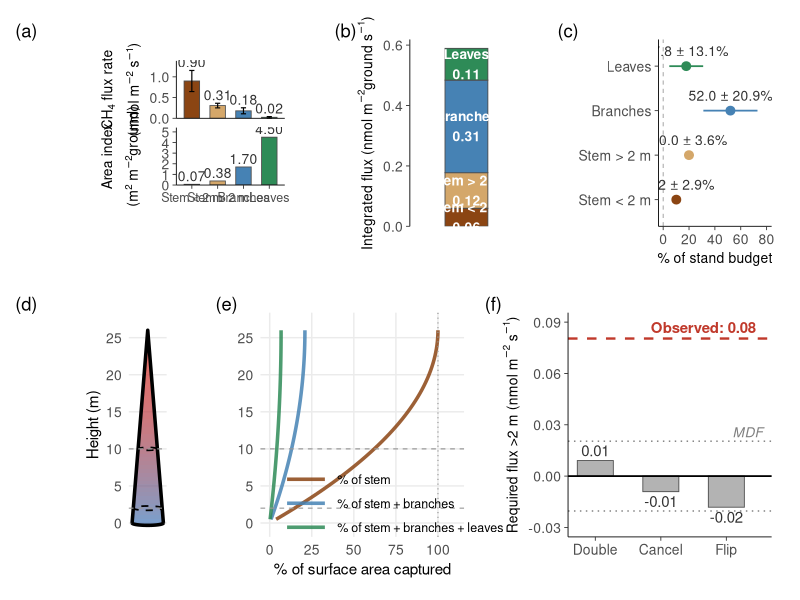
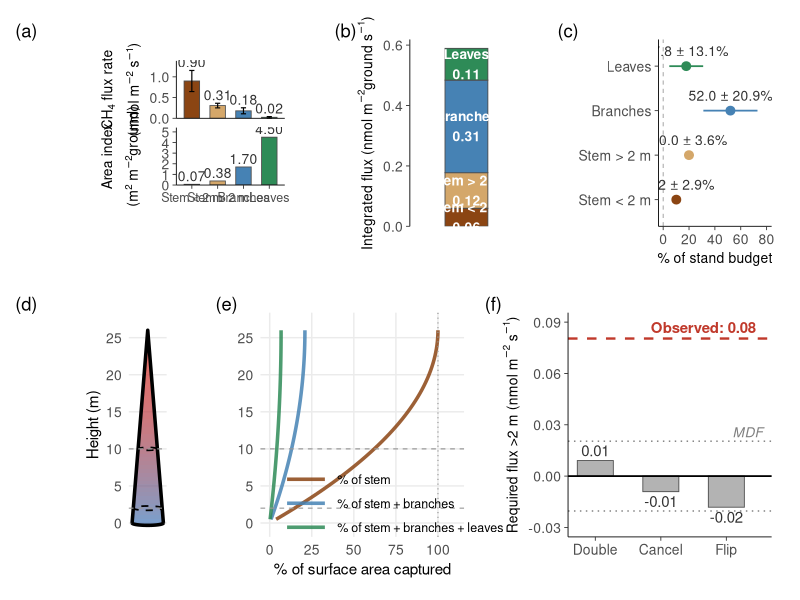

These charts were generated, in order, by the following R code:
#!/usr/bin/env Rscript
# =============================================================================
# figure_truncation_combined.R
#
# Combined figure: sensitivity/budget row on top, truncation/breakeven on bottom.
#
# ROW 1 (a-d):
#   (a) Per-tissue CH4 flux rates with SE
#   (b) Surface area indices
#   (c) Integrated stand-level budget (stacked bar, flux rates)
#   (d) Dot-and-whisker (% of stand budget +/- SE)
#
# ROW 2 (e-g):
#   (e) 3-D cone schematic
#   (f) Capture-fraction curves
#   (g) Break-even thresholds vs observed, with MDF dotted lines
#
# Output: figure_truncation_combined.pdf/.png
# =============================================================================

library(ggplot2)
library(dplyr)
library(patchwork)

# =============================================================================
# 1. TREE GEOMETRY
# =============================================================================

tree_height      <- 26      # m
dbh              <- 0.40    # m (40 cm)
dbh_height       <- 1.37    # m
base_radius      <- dbh / 2
height_above_dbh <- tree_height - dbh_height

# Whittaker & Woodwell surface area indices
stem_bark_index   <- 0.45   # m2 stem bark / m2 ground
branch_bark_index <- 1.70   # m2 branch bark / m2 ground
leaf_area_index   <- 4.5    # m2 leaf / m2 ground

radius_at <- function(h) {
  pmax(0, base_radius * (tree_height - h) / height_above_dbh)
}

cone_lateral_area <- function(h1, h2) {
  r1 <- radius_at(h1)
  r2 <- radius_at(h2)
  slant <- sqrt((h2 - h1)^2 + (r1 - r2)^2)
  pi * (r1 + r2) * slant
}

total_stem_area   <- cone_lateral_area(0, tree_height)
ground_area       <- total_stem_area / stem_bark_index
total_branch_area <- ground_area * branch_bark_index
total_leaf_area   <- ground_area * leaf_area_index

capture_at <- function(h) {
  stem_below <- cone_lateral_area(0, h)
  c(stem       = 100 * stem_below / total_stem_area,
    stem_br    = 100 * stem_below / (total_stem_area + total_branch_area),
    stem_br_lf = 100 * stem_below / (total_stem_area + total_branch_area +
                                      total_leaf_area))
}

# Cone-based split of stem into <2m / >=2m
total_cone_area <- cone_lateral_area(0, tree_height)
cone_below_2m   <- cone_lateral_area(0, 2)
frac_stem_lt2   <- cone_below_2m / total_cone_area

A_stem_lt2  <- stem_bark_index * frac_stem_lt2
A_stem_ge2  <- stem_bark_index * (1 - frac_stem_lt2)
A_branch    <- branch_bark_index
A_leaf      <- leaf_area_index
A_gt2_total <- A_stem_ge2 + A_branch + A_leaf
A_total     <- A_stem_lt2 + A_gt2_total

# =============================================================================
# 2. EMPIRICAL FLUX DATA
# =============================================================================

dat <- read.csv(file.path("data processing", "goFlux_reprocessing",
                           "results", "canopy_flux_goFlux_compiled_with_mdf.csv"),
                stringsAsFactors = FALSE)

dat <- dat %>%
  filter(!(Species == "bg" & Tree_Tag == 3)) %>%
  mutate(Component = ifelse(Type == "leaf (shaded)", "leaf", Type)) %>%
  filter(!is.na(CH4_best.flux), !is.na(Height_m))

# Per-tissue flux summaries
stem_lt2_dat <- dat %>% filter(Component == "stem", Height_m < 2)
stem_ge2_dat <- dat %>% filter(Component == "stem", Height_m >= 2)
branch_dat   <- dat %>% filter(Component == "branch")
leaf_dat     <- dat %>% filter(Component == "leaf")

F_stem_lt2 <- mean(stem_lt2_dat$CH4_best.flux, na.rm = TRUE)
F_stem_ge2 <- mean(stem_ge2_dat$CH4_best.flux, na.rm = TRUE)
F_branch   <- mean(branch_dat$CH4_best.flux, na.rm = TRUE)
F_leaf     <- mean(leaf_dat$CH4_best.flux, na.rm = TRUE)

# SE of the mean = SD / sqrt(n)
SE_stem_lt2 <- sd(stem_lt2_dat$CH4_best.flux, na.rm = TRUE) / sqrt(nrow(stem_lt2_dat))
SE_stem_ge2 <- sd(stem_ge2_dat$CH4_best.flux, na.rm = TRUE) / sqrt(nrow(stem_ge2_dat))
SE_branch   <- sd(branch_dat$CH4_best.flux, na.rm = TRUE)    / sqrt(nrow(branch_dat))
SE_leaf     <- sd(leaf_dat$CH4_best.flux, na.rm = TRUE)      / sqrt(nrow(leaf_dat))

# Stand-level budget
budget <- tibble(
  compartment = c("Stem < 2 m", "Stem > 2 m", "Branches", "Leaves"),
  flux_rate   = c(F_stem_lt2, F_stem_ge2, F_branch, F_leaf),
  flux_SE     = c(SE_stem_lt2, SE_stem_ge2, SE_branch, SE_leaf),
  area_index  = c(A_stem_lt2, A_stem_ge2, A_branch, A_leaf)
) %>%
  mutate(
    integrated    = flux_rate * area_index,
    integrated_SE = flux_SE * area_index,
    pct           = 100 * integrated / sum(integrated)
  )

# Total uncertainty via quadrature
total_integrated_SE <- sqrt(sum(budget$integrated_SE^2))

gt2_integrated   <- sum(budget$integrated[budget$compartment != "Stem < 2 m"])
total_integrated <- sum(budget$integrated)
F_gt2_observed   <- gt2_integrated / A_gt2_total

# Median MDF (Wassmann 90%) for reference line on breakeven panel
median_MDF <- median(dat$CH4_MDF_wass90, na.rm = TRUE)

# Break-even
baseline <- budget$integrated[budget$compartment == "Stem < 2 m"]
scenarios <- tibble(
  scenario    = c("Double", "Cancel", "Flip"),
  description = c("Net = 2x basal emission",
                   "Net = 0 (break-even)",
                   "Net = -1x basal (equal sink)"),
  multiplier  = c(2, 0, -1)
) %>%
  mutate(
    net_target     = multiplier * baseline,
    F_gt2_required = (net_target - baseline) / A_gt2_total
  )

# Print capture-fraction values for caption
pcts_2  <- capture_at(2)
pcts_10 <- capture_at(10)
cat("Caption values — % captured at 2 m:\n")
cat(sprintf("  Stem: %.1f%%  Stem+branches: %.1f%%  Stem+branches+leaves: %.1f%%\n",
            pcts_2[1], pcts_2[2], pcts_2[3]))
cat("Caption values — % captured at 10 m:\n")
cat(sprintf("  Stem: %.1f%%  Stem+branches: %.1f%%  Stem+branches+leaves: %.1f%%\n\n",
            pcts_10[1], pcts_10[2], pcts_10[3]))

# =============================================================================
# 3. SHARED AESTHETICS
# =============================================================================

compartment_colors <- c(
  "Stem < 2 m"  = "#8B4513",
  "Stem > 2 m"  = "#D4A76A",
  "Branches"    = "#4682B4",
  "Leaves"      = "#2E8B57"
)

comp_labels <- c("Stem < 2 m", "Stem > 2 m", "Branches", "Leaves")

rate_data <- tibble(
  compartment = factor(comp_labels, levels = comp_labels),
  flux_rate   = c(F_stem_lt2, F_stem_ge2, F_branch, F_leaf),
  flux_SE     = c(SE_stem_lt2, SE_stem_ge2, SE_branch, SE_leaf),
  area_index  = c(A_stem_lt2, A_stem_ge2, A_branch, A_leaf)
)

# =============================================================================
# 4. ROW 1: SENSITIVITY PANELS
# =============================================================================

# -- Flux rates with SE --------------------------------------------------------

p_rates <- ggplot(rate_data, aes(x = compartment, y = flux_rate,
                                  fill = compartment)) +
  geom_col(width = 0.6, color = "grey30", linewidth = 0.3) +
  geom_errorbar(aes(ymin = flux_rate - flux_SE, ymax = flux_rate + flux_SE),
                width = 0.2, linewidth = 0.4) +
  geom_text(aes(y = flux_rate + flux_SE, label = sprintf("%.2f", flux_rate)),
            vjust = -0.3, size = 3.5, color = "grey20") +
  scale_fill_manual(values = setNames(unname(compartment_colors), comp_labels),
                    guide = "none") +
  scale_y_continuous(expand = expansion(mult = c(0, 0.2))) +
  labs(
    x = NULL,
    y = expression(atop("CH"[4]~"flux rate", "(nmol m"^{-2}~"s"^{-1}*")"))
  ) +
  theme_classic(base_size = 11) +
  theme(
    axis.line    = element_line(linewidth = 0.3),
    axis.ticks   = element_line(linewidth = 0.3),
    axis.text    = element_text(size = 10),
    axis.text.x  = element_blank(),
    axis.ticks.x = element_blank(),
    axis.title   = element_text(size = 10),
    plot.margin  = margin(10, 10, 2, 10)
  )

# -- Area indices --------------------------------------------------------------

p_area <- ggplot(rate_data, aes(x = compartment, y = area_index,
                                 fill = compartment)) +
  geom_col(width = 0.6, color = "grey30", linewidth = 0.3) +
  geom_text(aes(label = sprintf("%.2f", area_index)),
            vjust = -0.3, size = 3.5, color = "grey20") +
  scale_fill_manual(values = setNames(unname(compartment_colors), comp_labels),
                    guide = "none") +
  scale_y_continuous(expand = expansion(mult = c(0, 0.2))) +
  labs(
    x = NULL,
    y = expression(atop("Area index", "(m"^{2}~"m"^{-2}*"ground)"))
  ) +
  theme_classic(base_size = 11) +
  theme(
    axis.line    = element_line(linewidth = 0.3),
    axis.ticks   = element_line(linewidth = 0.3),
    axis.text    = element_text(size = 10),
    axis.text.x  = element_text(size = 9),
    axis.title   = element_text(size = 10),
    plot.margin  = margin(2, 10, 10, 10)
  )

# -- Integrated budget (stacked bar, flux rates) ------------------------------

budget_plot <- budget
budget_plot$compartment <- factor(budget_plot$compartment,
  levels = c("Leaves", "Branches", "Stem > 2 m", "Stem < 2 m"))

p_budget <- ggplot(budget_plot, aes(x = 1, y = integrated,
                                     fill = compartment)) +
  geom_col(width = 0.5, color = "grey30", linewidth = 0.3) +
  geom_text(aes(label = sprintf("%s\n%.2f", compartment, integrated)),
            position = position_stack(vjust = 0.5),
            size = 3.5, color = "white", fontface = "bold") +
  scale_fill_manual(values = compartment_colors, guide = "none") +
  scale_y_continuous(expand = expansion(mult = c(0, 0.05))) +
  labs(
    x = NULL,
    y = expression("Integrated flux (nmol m"^{-2}*"ground s"^{-1}*")")
  ) +
  coord_cartesian(xlim = c(0.4, 1.6)) +
  theme_classic(base_size = 11) +
  theme(
    axis.line.x  = element_blank(),
    axis.ticks.x = element_blank(),
    axis.text.x  = element_blank(),
    axis.line.y  = element_line(linewidth = 0.3),
    axis.ticks.y = element_line(linewidth = 0.3),
    axis.text.y  = element_text(size = 10),
    axis.title   = element_text(size = 10),
    plot.margin  = margin(10, 10, 10, 15)
  )

# -- Dot-and-whisker (% of stand budget +/- SE) -------------------------------

dot_data <- budget %>%
  select(compartment, integrated, integrated_SE) %>%
  mutate(
    pct_budget    = 100 * integrated / total_integrated,
    pct_budget_SE = 100 * integrated_SE / total_integrated
  ) %>%
  mutate(compartment = factor(compartment, levels = comp_labels))

p_dotwhisker <- ggplot(dot_data, aes(x = pct_budget, y = compartment,
                                      color = compartment)) +
  geom_vline(xintercept = 0, linetype = "dashed", color = "grey60",
             linewidth = 0.3) +
  geom_pointrange(aes(xmin = pct_budget - pct_budget_SE,
                      xmax = pct_budget + pct_budget_SE),
                  size = 0.5, linewidth = 0.6) +
  geom_text(aes(label = sprintf("%.1f \u00b1 %.1f%%", pct_budget, pct_budget_SE)),
            vjust = -1, hjust = 0.5, size = 3.5, color = "grey20",
            show.legend = FALSE) +
  scale_color_manual(
    values = setNames(unname(compartment_colors), comp_labels),
    guide = "none") +
  scale_x_continuous(expand = expansion(mult = c(0.05, 0.15))) +
  labs(
    x = "% of stand budget",
    y = NULL
  ) +
  theme_classic(base_size = 11) +
  theme(
    axis.line  = element_line(linewidth = 0.3),
    axis.ticks = element_line(linewidth = 0.3),
    axis.text  = element_text(size = 10),
    axis.title = element_text(size = 10),
    plot.margin = margin(10, 10, 10, 15)
  )

# =============================================================================
# 5. ROW 2: TRUNCATION + BREAK-EVEN PANELS
# =============================================================================

# -- Cone schematic ------------------------------------------------------------

create_cone_panel <- function() {
  stretch <- 5
  heights <- seq(0, tree_height, 0.1)
  radii   <- sapply(heights, radius_at)

  n_seg    <- 50
  h_breaks <- seq(0, tree_height, length.out = n_seg + 1)
  seg_pct  <- numeric(n_seg)
  for (i in seq_len(n_seg)) {
    h_mid <- (h_breaks[i] + h_breaks[i + 1]) / 2
    seg_pct[i] <- if (h_mid == 0) 0 else
      100 * cone_lateral_area(0, h_mid) / total_stem_area
  }
  norm <- (seg_pct - min(seg_pct)) / diff(range(seg_pct))
  pal  <- colorRampPalette(c("#4575b4", "#d73027"))(100)
  seg_col <- pal[pmax(1, pmin(100, round(norm * 99) + 1))]

  max_ext <- max(radii) * stretch * 0.3
  zones <- do.call(rbind, lapply(seq_len(n_seg), function(i) {
    h_seq <- seq(h_breaks[i], h_breaks[i + 1], length.out = 20)
    r_seq <- sapply(h_seq, radius_at) * stretch
    if (h_breaks[i] == 0) {
      h_ext <- c(seq(-max_ext, 0, length.out = 10), h_seq)
      r_ext <- c(rep(r_seq[1], 10), r_seq)
    } else {
      h_ext <- h_seq; r_ext <- r_seq
    }
    data.frame(height = c(h_ext, rev(h_ext)),
               radius = c(r_ext, -rev(r_ext)),
               zone   = paste0("s", i),
               color  = seg_col[i])
  }))

  outline <- data.frame(
    height = c(heights, rev(heights)),
    radius = c(radii * stretch, -rev(radii * stretch))
  )

  make_ellipse <- function(h, n = 100) {
    r <- radius_at(h) * stretch
    theta <- seq(0, 2 * pi, length.out = n)
    data.frame(x = r * cos(theta), y = h + r * 0.3 * sin(theta))
  }
  make_base_arc <- function(h = 0, n = 50) {
    r <- radius_at(h) * stretch
    theta <- seq(pi, 2 * pi, length.out = n)
    data.frame(x = r * cos(theta), y = h + r * 0.3 * sin(theta))
  }

  ell_2  <- make_ellipse(2)
  ell_10 <- make_ellipse(10)
  base_c <- make_base_arc(0)
  xlim   <- max(radii) * stretch * 1.1

  p <- ggplot() +
    geom_polygon(data = zones,
                 aes(x = radius, y = height, fill = color, group = zone),
                 alpha = 0.7) +
    geom_path(data = outline, aes(x = radius, y = height),
              color = "black", linewidth = 1.2) +
    geom_path(data = ell_2,  aes(x = x, y = y),
              color = "black", linewidth = 0.6, linetype = "dashed") +
    geom_path(data = ell_10, aes(x = x, y = y),
              color = "black", linewidth = 0.6, linetype = "dashed") +
    geom_path(data = base_c, aes(x = x, y = y),
              color = "black", linewidth = 1.2) +
    geom_hline(yintercept = c(2, 10), color = "grey60",
               linewidth = 0.4, linetype = "dashed") +
    scale_fill_identity() +
    coord_fixed(ratio = 0.5) +
    scale_x_continuous(limits = c(-xlim, xlim), name = NULL) +
    scale_y_continuous(breaks = seq(0, 25, 5), limits = c(-0.5, 27),
                       name = "Height (m)") +
    theme_minimal(base_size = 11) +
    theme(legend.position    = "none",
          axis.text.x        = element_blank(),
          axis.ticks.x       = element_blank(),
          axis.text.y        = element_text(size = 10),
          axis.title.y       = element_text(size = 11),
          panel.grid.major.x = element_blank(),
          panel.grid.minor   = element_blank(),
          plot.margin = margin(5, 0, 5, 5))
  p
}

# -- Capture curves (clean, no annotations) ------------------------------------

create_capture_panel <- function() {
  h_seq <- seq(0.5, tree_height, 0.5)
  curves <- do.call(rbind, lapply(h_seq, function(h) {
    pcts <- capture_at(h)
    data.frame(height = h,
               category = c("% of stem", "% of stem + branches",
                             "% of stem + branches + leaves"),
               pct = as.numeric(pcts))
  }))
  curves$category <- factor(curves$category,
    levels = c("% of stem", "% of stem + branches",
               "% of stem + branches + leaves"))

  cat_colors <- c("% of stem"                       = "#8B4513",
                   "% of stem + branches"            = "#4682B4",
                   "% of stem + branches + leaves"   = "#2E8B57")

  p <- ggplot(curves, aes(x = pct, y = height, color = category)) +
    geom_line(linewidth = 1.2, alpha = 0.85) +
    geom_hline(yintercept = c(2, 10), color = "grey60",
               linewidth = 0.4, linetype = "dashed") +
    geom_vline(xintercept = 100, color = "grey60",
               linewidth = 0.4, linetype = "dotted") +
    scale_color_manual(values = cat_colors, name = NULL) +
    scale_x_continuous(breaks = seq(0, 100, 25), limits = c(0, 110),
                       name = "% of surface area captured") +
    scale_y_continuous(breaks = seq(0, 25, 5), limits = c(-0.5, 27),
                       name = NULL) +
    theme_minimal(base_size = 11) +
    theme(legend.position   = c(0.65, 0.15),
          legend.background = element_blank(),
          legend.text       = element_text(size = 9),
          legend.key.width  = unit(1.2, "cm"),
          axis.text         = element_text(size = 10),
          axis.title.x      = element_text(size = 11),
          panel.grid.minor  = element_blank(),
          plot.margin = margin(5, 5, 5, 0))
  p
}

# -- Break-even thresholds with MDF dotted lines -------------------------------

scenarios$scenario <- factor(scenarios$scenario,
  levels = c("Double", "Cancel", "Flip"))
scenarios$scenario_x <- as.numeric(scenarios$scenario)

p_breakeven <- ggplot(scenarios, aes(x = scenario_x, y = F_gt2_required)) +
  geom_hline(yintercept = c(-median_MDF, median_MDF),
             linetype = "dotted", color = "grey50", linewidth = 0.5) +
  annotate("text", x = 3.55, y = median_MDF,
           label = "MDF", size = 3.5, color = "grey50",
           fontface = "italic", vjust = -0.4, hjust = 1) +
  geom_col(width = 0.55, fill = "grey70", color = "grey30", linewidth = 0.3) +
  geom_hline(yintercept = 0, linewidth = 0.6, color = "black") +
  geom_hline(yintercept = F_gt2_observed, linewidth = 0.8,
             linetype = "dashed", color = "#C0392B") +
  annotate("text", x = 3.45, y = F_gt2_observed,
           label = sprintf("Observed: %.2f", F_gt2_observed),
           hjust = 1, vjust = -0.5, size = 3.8, color = "#C0392B",
           fontface = "bold") +
  geom_text(aes(label = sprintf("%.2f", F_gt2_required),
                vjust = ifelse(F_gt2_required >= 0, -0.4, 1.4)),
            size = 3.8, color = "grey20") +
  scale_x_continuous(breaks = 1:3, labels = levels(scenarios$scenario)) +
  scale_y_continuous(expand = expansion(mult = c(0.15, 0.15))) +
  labs(
    x = NULL,
    y = expression("Required flux >2 m (nmol m"^{-2}~"s"^{-1}*")")
  ) +
  theme_classic(base_size = 11) +
  theme(
    axis.line   = element_line(linewidth = 0.3),
    axis.ticks  = element_line(linewidth = 0.3),
    axis.text   = element_text(size = 10),
    axis.title  = element_text(size = 10),
    plot.margin = margin(10, 15, 10, 10)
  )

# =============================================================================
# 6. ASSEMBLE
# =============================================================================

p_cone   <- create_cone_panel()
p_curves <- create_capture_panel()

# Row 1: flux rates/areas | stacked bar | dot-and-whisker
p_rate_area <- p_rates / p_area + plot_layout(heights = c(1, 1))
row1 <- wrap_elements(p_rate_area) + p_budget + p_dotwhisker +
  plot_layout(widths = c(2, 1, 1))

# Row 2: cone | capture curves | breakeven
row2 <- p_cone + p_curves + p_breakeven +
  plot_layout(widths = c(1, 1.5, 1.5))

# Stack
combined <- row1 / row2 +
  plot_layout(heights = c(1, 1.2)) +
  plot_annotation(
    tag_levels = "a",
    tag_prefix = "(", tag_suffix = ")",
    theme = theme(plot.tag = element_text(size = 12, face = "bold"))
  )

# =============================================================================
# 7. SAVE
# =============================================================================

base_dir <- "/Users/jongewirtzman/My Drive/Research/whole_tree_flux"
out_dir  <- file.path(base_dir, "figures")
if (!dir.exists(out_dir)) dir.create(out_dir, recursive = TRUE)

ggsave(file.path(out_dir, "figure_truncation_combined.pdf"), combined,
       width = 13, height = 10, units = "in")
ggsave(file.path(out_dir, "figure_truncation_combined.png"), combined,
       width = 13, height = 10, units = "in", dpi = 300)

cat("Saved: figure_truncation_combined.pdf/.png\n")
